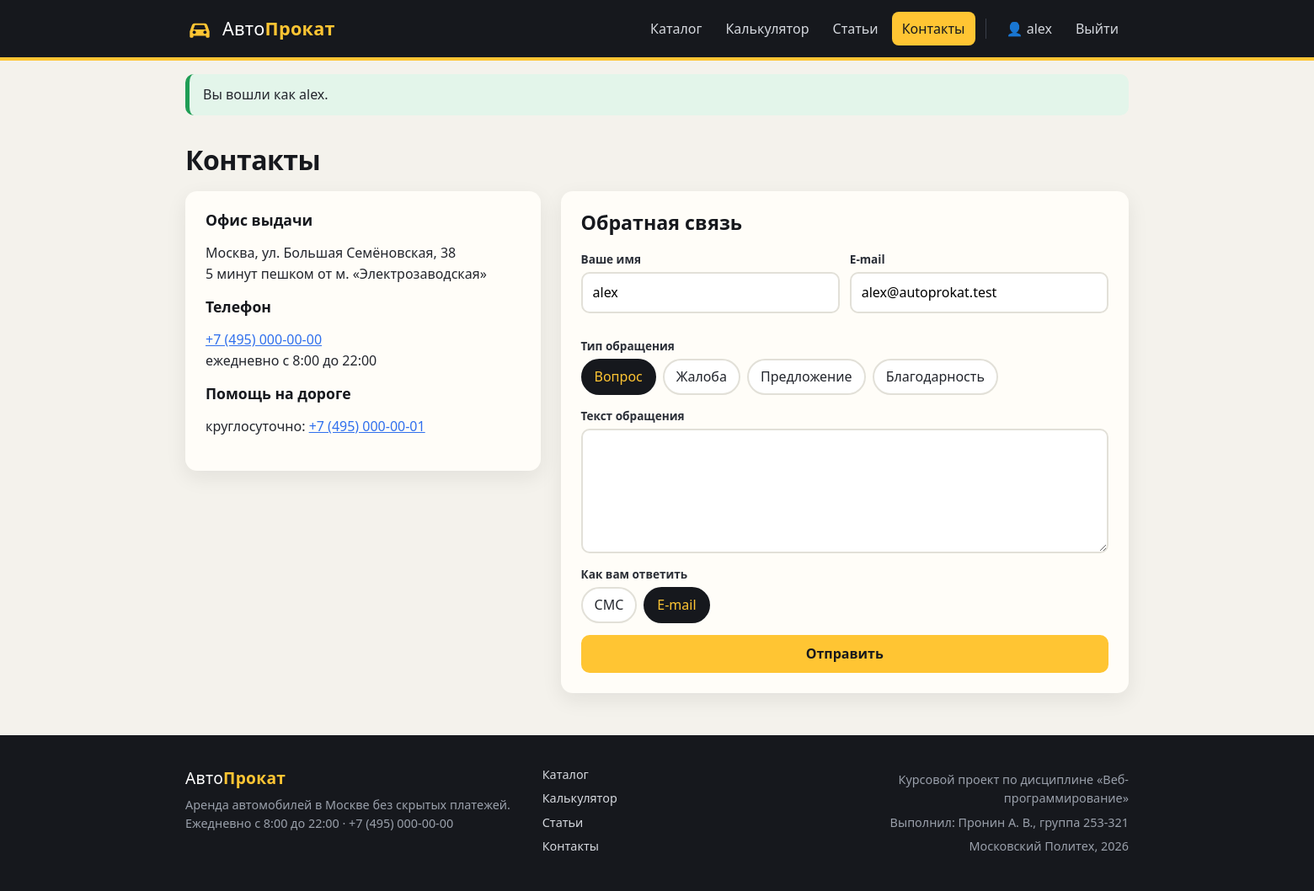
/contacts (signed in), run on the app's committed database.
### tables this page shows
CREATE TABLE `users` (
    `id`            INT UNSIGNED NOT NULL AUTO_INCREMENT,
    `nickname`      VARCHAR(40)  NOT NULL,
    `email`         VARCHAR(120) NOT NULL,
    `password_hash` VARCHAR(255) NOT NULL,
    `created_at`    DATETIME     NOT NULL DEFAULT CURRENT_TIMESTAMP,
    PRIMARY KEY (`id`),
    UNIQUE KEY `uq_users_nickname` (`nickname`),
    UNIQUE KEY `uq_users_email` (`email`)
);

### src/Core/Controller.php (called while the page is built, shortened)
<?php
abstract class Controller
{
    protected function render(string $template, array $vars = [], int $code = 200): void
    {
        View::render($template, $vars, $code);
    }
}

### src/Controllers/ContactController.php (called while the page is built, shortened)
<?php
final class ContactController extends Controller
{
    public function form(): void
    {
        $user = Auth::user();
        $this->render('contacts', [
            'title'  => 'Контакты и обратная связь',
            'old'    => ['name' => $user['nickname'] ?? '', 'email' => $user['email'] ?? '', 'type' => 'question', 'text' => '', 'reply_via' => ['email']],
            'errors' => [],
        ]);
    }
}

### index.php (called while the page is built, shortened)
<?php
spl_autoload_register(function (string $class): void {
    $prefix = 'App\\';
    if (str_starts_with($class, $prefix)) {
        $file = __DIR__ . '/src/' . str_replace('\\', '/', substr($class, strlen($prefix))) . '.php';
    }
});
require __DIR__ . '/src/helpers.php';
$route  = trim((string) ($_GET['route'] ?? ''), '/');
$method = $_SERVER['REQUEST_METHOD'] ?? 'GET';
$router = new App\Core\Router(require __DIR__ . '/src/routes.php');
$router->dispatch($method, $route);

### src/Core/App.php (called while the page is built, shortened)
<?php
final class App
{
    private static array $config = [];
    private static string $root = '';
    private static string $baseUrl = '';
    public static function init(array $config, string $root): void
    {
        self::$config = $config;
        self::$root   = $root;
        $dir = str_replace('\\', '/', dirname($_SERVER['SCRIPT_NAME'] ?? '/index.php'));
        self::$baseUrl = rtrim($dir, '/');
    }
    public static function config(string $key, mixed $default = null): mixed
    {
        $value = self::$config;
        foreach (explode('.', $key) as $part) {
            $value = $value[$part];
        }
        return $value;
    }
    public static function root(): string
    {
        return self::$root;
    }
    public static function baseUrl(): string
    {
        return self::$baseUrl;
    }
}

### src/helpers.php (called while the page is built, shortened)
<?php
function e(mixed $value): string
{
    return htmlspecialchars((string) $value, ENT_QUOTES, 'UTF-8');
}
function url(string $path = '', array $query = []): string
{
    $link = App::baseUrl() . '/' . ltrim($path, '/');
    $query = array_filter($query, fn ($v) => $v !== '' && $v !== null);
    return $query ? $link . '?' . http_build_query($query) : $link;
}
function asset(string $path): string
{
    $file = App::root() . '/assets/' . $path;
    $v = is_file($file) ? filemtime($file) : 1;
    return App::baseUrl() . '/assets/' . $path . '?v=' . $v;
}
function take_flashes(): array
{
    $list = $_SESSION['_flash'] ?? [];
    return $list;
}

### src/Core/Db.php (called while the page is built, shortened)
<?php
final class Db
{
    private static ?Db $instance = null;
    private PDO $pdo;
    private function __construct()
    {
        $dsn = getenv('APP_DB_DSN') ?: sprintf(
            'mysql:host=%s;dbname=%s;charset=utf8mb4',
            App::config('db.host'),
            App::config('db.name')
        );
        $this->pdo = new PDO($dsn, App::config('db.user'), App::config('db.password'), [
            PDO::ATTR_ERRMODE            => PDO::ERRMODE_EXCEPTION,
            PDO::ATTR_DEFAULT_FETCH_MODE => PDO::FETCH_ASSOC,
            PDO::ATTR_EMULATE_PREPARES   => false,
        ]);
    }
    public static function get(): self
    {
        return self::$instance ??= new self();
    }
    public function one(string $sql, array $params = []): ?array
    {
        $stmt = $this->pdo->prepare($sql);
        $stmt->execute($params);
        $row = $stmt->fetch();
        return $row === false ? null : $row;
    }
}

### src/Models/User.php (called while the page is built, shortened)
<?php
final class User
{
    public static function find(int $id): ?array
    {
        return Db::get()->one('SELECT id, nickname, email, created_at FROM users WHERE id = ?', [$id]);
    }
}

### src/Core/Auth.php (called while the page is built, shortened)
<?php
final class Auth
{
    private static ?array $user = null;
    private static bool $loaded = false;
    public static function user(): ?array
    {
        if (!self::$loaded) {
            self::$loaded = true;
            $id = $_SESSION['user_id'] ?? null;
            self::$user = $id ? User::find((int) $id) : null;
        }
        return self::$user;
    }
}

### templates/contacts.php (the view, shortened to what this page needs)
<section class="wrap section">
    <h1>Контакты</h1>
    <div class="contacts">
        <div class="contacts__info">
            <div class="panel">
                <h3>Офис выдачи</h3>
                <p>Москва, ул. Большая Семёновская, 38<br>5 минут пешком от м. «Электрозаводская»</p>
                <h3>Телефон</h3>
                <p><a href="tel:+74950000000">+7 (495) 000-00-00</a><br>ежедневно с 8:00 до 22:00</p>
                <h3>Помощь на дороге</h3>
                <p>круглосуточно: <a href="tel:+74950000001">+7 (495) 000-00-01</a></p>
            </div>
        </div>
        <form class="panel form" method="post" action="<?= url('contacts') ?>">
            <h2>Обратная связь</h2>
            <div class="fields">
                <label class="field<?= isset($errors['name']) ? ' has-error' : '' ?>">
                    <span>Ваше имя</span>
                    <input type="text" name="name" value="<?= e($old['name']) ?>" required>
                </label>
                <label class="field<?= isset($errors['email']) ? ' has-error' : '' ?>">
                    <span>E-mail</span>
                    <input type="email" name="email" value="<?= e($old['email']) ?>" required>
                </label>
            </div>
            <div class="field field--wide<?= isset($errors['type']) ? ' has-error' : '' ?>">
                <span>Тип обращения</span>
                <div class="chips">
<?php foreach (Message::TYPES as $key => $label): ?>
                    <label class="chip"><input type="radio" name="type" value="<?= $key ?>"<?= $old['type'] === $key ? ' checked' : '' ?>><span><?= $label ?></span></label>
<?php endforeach; ?>
                </div>
            </div>
            <label class="field field--wide<?= isset($errors['text']) ? ' has-error' : '' ?>">
                <span>Текст обращения</span>
                <textarea name="text" rows="5" required><?= e($old['text']) ?></textarea>
            </label>
            <div class="field field--wide<?= isset($errors['reply_via']) ? ' has-error' : '' ?>">
                <span>Как вам ответить</span>
                <div class="chips">
<?php foreach (Message::REPLY_VIA as $key => $label): ?>
                    <label class="chip"><input type="checkbox" name="reply_via[]" value="<?= $key ?>"<?= in_array($key, $old['reply_via'], true) ? ' checked' : '' ?>><span><?= $label ?></span></label>
<?php endforeach; ?>
                </div>
            </div>
            <button class="btn btn--accent" type="submit">Отправить</button>
        </form>
    </div>
</section>

### src/Core/Router.php (shortened to what this page needs)
<?php
final class Router
{
    public function dispatch(string $method, string $path): void
    {
        foreach ($this->routes as [$routeMethod, $pattern, $handler]) {
            if (!preg_match('~^' . $pattern . '$~u', $path, $matches)) {
                continue;
            }
            array_shift($matches);
            [$controllerClass, $action] = $handler;
            $params = array_map(fn ($v) => ctype_digit($v) ? (int) $v : $v, $matches);
            try {
                (new $controllerClass())->$action(...$params);
            } catch (\PDOException $e) {
                View::error(500, 'Ошибка базы данных', $e->getMessage());
            }
            return;
        }
    }
}

### templates/layout.php (shortened to what this page needs)
<?php
$current = (string) ($_GET['route'] ?? '');
$nav = [
    'cars'       => 'Каталог',
    'calculator' => 'Калькулятор',
    'articles'   => 'Статьи',
    'contacts'   => 'Контакты',
];
$user = Auth::user();
?>
<!DOCTYPE html>
<html lang="ru">
<head>
    <link rel="stylesheet" href="<?= asset('css/style.css') ?>">
</head>
<body>
<header class="header">
    <div class="wrap header__row">
        <a class="logo" href="<?= url() ?>">
            <span>Авто<b>Прокат</b></span>
        </a>
        <nav class="nav" data-nav>
<?php foreach ($nav as $path => $label): ?>
            <a href="<?= url($path) ?>" class="nav__link<?= str_starts_with($current, $path) ? ' is-active' : '' ?>"><?= $label ?></a>
<?php endforeach; ?>
<?php if ($user): ?>
            <a href="<?= url('account') ?>" class="nav__link nav__user<?= $current === 'account' ? ' is-active' : '' ?>">👤 <?= e($user['nickname']) ?></a>
            <form method="post" action="<?= url('logout') ?>" class="nav__logout">
                <button type="submit" class="nav__link">Выйти</button>
            </form>
<?php else: ?>
            <a href="<?= url('login') ?>" class="nav__link<?= $current === 'login' ? ' is-active' : '' ?>">Вход</a>
            <a href="<?= url('register') ?>" class="btn btn--accent btn--sm">Регистрация</a>
<?php endif; ?>
        </nav>
    </div>
</header>
<main class="main">
    <div class="wrap">
<?php foreach (take_flashes() as $f): ?>
        <div class="flash flash--<?= e($f['type']) ?>"><?= e($f['text']) ?></div>
<?php endforeach; ?>
    </div>
<?= $content ?>
</main>
<footer class="footer">
    <div class="wrap footer__row">
        <div>
            <div class="logo logo--footer"><span>Авто<b>Прокат</b></span></div>
            <p>Аренда автомобилей в Москве без скрытых платежей.<br>Ежедневно с 8:00 до 22:00 · +7 (495) 000-00-00</p>
        </div>
        <div class="footer__links">
<?php foreach ($nav as $path => $label): ?>
            <a href="<?= url($path) ?>"><?= $label ?></a>
<?php endforeach; ?>
        </div>
        <div class="footer__meta">
            <p>Курсовой проект по дисциплине «Веб-программирование»</p>
            <p>Выполнил: <?= e(App::config('author')) ?></p>
            <p>Московский Политех, <?= date('Y') ?></p>
        </div>
    </div>
</footer>
</body>
</html>

### assets/css/style.css (style rules this page uses)
:root { --ink: #16181d; --ink-2: #2a2e37; --text: #23262d; --muted: #6b7180; --line: #e2e0d8; --bg: #f4f2ec; --card: #fffdf8; --accent: #ffc533; --accent-2: #f0a800; --blue: #2f6fed; --green: #1f9d55; --red: #d64545; --radius: 14px; --shadow: 0 8px 24px rgba(22, 24, 29, .08); }
*, *::before, *::after { box-sizing: border-box; }
html { scroll-behavior: smooth; }
body { margin: 0; min-height: 100vh; display: flex; flex-direction: column; font: 16px/1.55 "Segoe UI", system-ui, -apple-system, Roboto, Arial, sans-serif; color: var(--text); background: var(--bg); }
h1, h2, h3 { line-height: 1.2; color: var(--ink); }
h1 { font-size: 2rem; margin: 0 0 18px; letter-spacing: -.5px; }
h2 { font-size: 1.45rem; margin: 0 0 16px; }
h3 { font-size: 1.1rem; margin: 0 0 8px; }
a { color: var(--blue); }
.wrap { width: 100%; max-width: 1160px; margin: 0 auto; padding: 0 20px; }
.main { flex: 1; padding-bottom: 50px; }
.section { padding-top: 34px; }
.header { position: sticky; top: 0; z-index: 10; background: var(--ink); color: #fff; border-bottom: 4px solid var(--accent); }
.header__row { display: flex; align-items: center; gap: 24px; min-height: 68px; }
.logo { display: flex; align-items: center; gap: 10px; color: #fff; text-decoration: none; font-size: 1.35rem; font-weight: 300; letter-spacing: .3px; }
.logo b { color: var(--accent); font-weight: 800; }
.logo__icon { width: 34px; height: 34px; color: var(--accent); }
.nav { display: flex; align-items: center; gap: 4px; margin-left: auto; }
.nav__link { padding: 8px 12px; border: 0; border-radius: 8px; background: none; color: #d5d8de; font: inherit; text-decoration: none; cursor: pointer; }
.nav__link.is-active { color: var(--ink); background: var(--accent); }
.nav__logout { margin: 0; }
.btn { display: inline-flex; align-items: center; justify-content: center; gap: 6px; padding: 11px 22px; border: 2px solid var(--ink); border-radius: 10px; background: var(--ink); color: #fff; font-family: inherit; font-size: 1rem; font-weight: 600; line-height: 1.2; text-decoration: none; cursor: pointer; transition: transform .12s, background .15s; }
.btn--accent { background: var(--accent); border-color: var(--accent); color: var(--ink); }
.flash { margin: 16px 0 0; padding: 12px 16px; border-radius: 10px; border-left: 5px solid var(--blue); background: #e9f0ff; }
.flash--success { border-color: var(--green); background: #e3f5ea; }
.chips { display: flex; flex-wrap: wrap; gap: 8px; }
.chip span { display: inline-block; padding: 7px 14px; border: 2px solid var(--line); border-radius: 30px; background: #fff; cursor: pointer; user-select: none; transition: border-color .15s; }
.chip input:checked + span { border-color: var(--ink); background: var(--ink); color: var(--accent); }
.panel { padding: 24px; border-radius: var(--radius); background: var(--card); box-shadow: var(--shadow); }
.form { display: grid; gap: 14px; }
.form h1, .form h2 { margin-bottom: 4px; }
.fields { display: grid; grid-template-columns: 1fr 1fr; gap: 12px; margin-bottom: 14px; }
.field { display: flex; flex-direction: column; gap: 5px; }
.field--wide { margin-bottom: 14px; }
.form .field--wide { margin-bottom: 0; }
.field > span { font-size: .85rem; font-weight: 600; color: var(--ink-2); }
.field input, .field select, .field textarea { width: 100%; padding: 10px 12px; border: 2px solid var(--line); border-radius: 10px; background: #fff; font: inherit; }
.field textarea { resize: vertical; }
.contacts { display: grid; grid-template-columns: 1fr 1.6fr; gap: 24px; align-items: start; }
.contacts h3 { margin-top: 14px; }
.contacts h3:first-child { margin-top: 0; }
.footer { background: var(--ink); color: #9aa0ab; padding: 36px 0; font-size: .9rem; }
.footer__row { display: grid; grid-template-columns: 1.3fr 1fr 1.2fr; gap: 30px; }
.footer p { margin: 6px 0; }
.logo--footer { font-size: 1.2rem; }
.footer__links { display: flex; flex-direction: column; gap: 6px; }
.footer__links a { color: #d5d8de; text-decoration: none; }
.footer__meta { text-align: right; }

### data on the page
users: nickname "alex", name "alex", email "alex@autoprokat.test"

### other printed values
$label "Каталог"
$label "Калькулятор"
$label "Статьи"
$label "Контакты"
$f['text'] "Вы вошли как alex."
$label "Вопрос"
$label "Жалоба"
$label "Предложение"
$label "Благодарность"
$label "СМС"
$label "E-mail"
